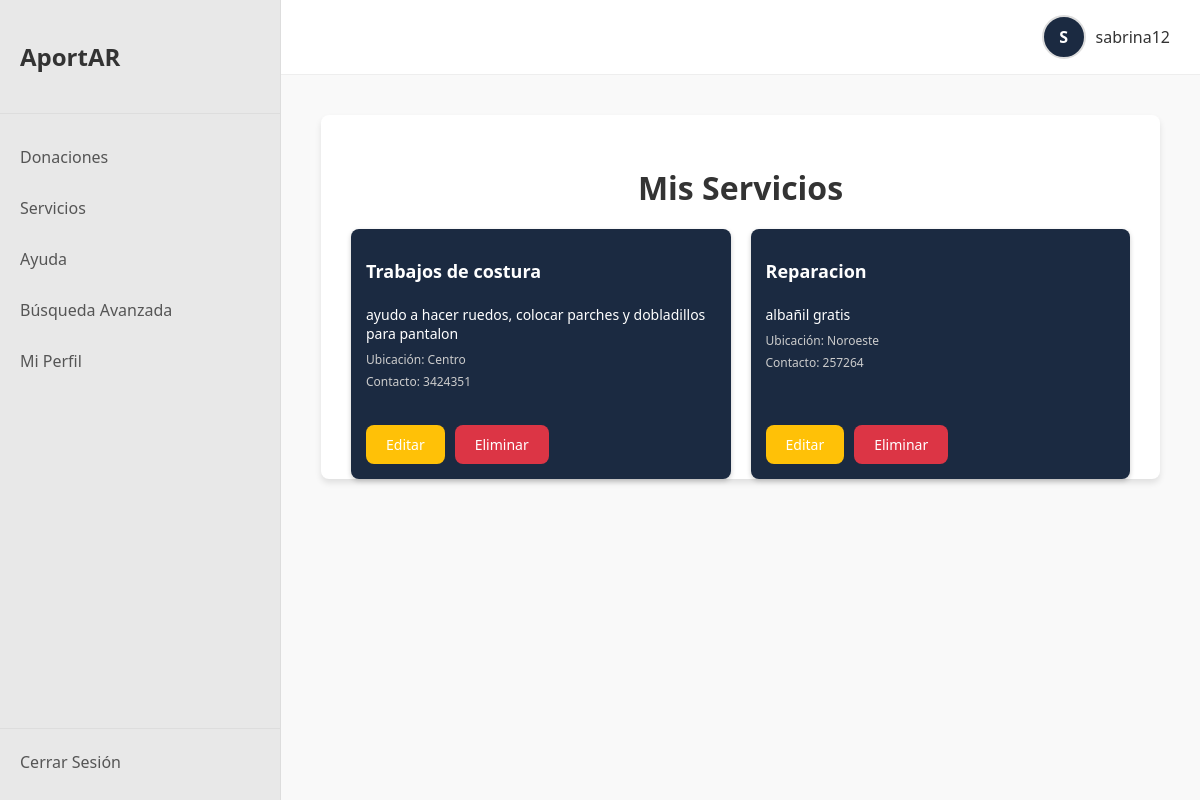
The page /servicios/ver (signed in) on the database its author committed.
### models/user.py (models this page shows, shortened)
class Servicio(db.Model):
    __tablename__ = 'servicios'
    id = db.Column(db.Integer, primary_key=True)
    titulo = db.Column(db.String(200), nullable=False)
    descripcion = db.Column(db.Text, nullable=False)
    ubicacion = db.Column(db.String(200), nullable=False)
    contacto = db.Column(db.String(200), nullable=False)
    imagen = db.Column(db.String(200), nullable=True)
    fecha_creacion = db.Column(db.DateTime, default=datetime.utcnow)
    user_id = db.Column(db.Integer, db.ForeignKey('users.id'), nullable=False)

### app.py (the view)
@app.route("/servicios/ver", methods=["GET"])
def ver_servicios():
    if 'user_id' not in session:
        return redirect(url_for('login'))
    user_id = session['user_id']
    servicios = Servicio.query.filter_by(user_id=user_id).all()
    return render_template('ver_servicios.html', servicios=servicios)

### templates/ver_servicios.html (shortened to what this page needs)
{% extends "base.html" %}
{% block head %}
    <link rel="stylesheet" href="{{ url_for('static', filename='ver_servicios.css') }}">
{% endblock %}
{% block content %}
<div class="content-list-container">
    <h1>Mis Servicios</h1>
    {% if servicios %}
        <div class="list-cards">
            {% for servicio in servicios %}
            <div class="card">
                <h2>{{ servicio.titulo }}</h2>
                <p>{{ servicio.descripcion }}</p>
                <small>Ubicación: {{ servicio.ubicacion }}</small>
                <small>Contacto: {{ servicio.contacto }}</small>
                <div class="card-actions">
                    <a href="{{ url_for('editar_servicio', id=servicio.id) }}" class="btn-edit">Editar</a>
                    <form action="{{ url_for('eliminar_servicio', id=servicio.id) }}" method="POST" onsubmit="return confirm('¿Estás seguro que quieres eliminar este servicio?');">
                        <button type="submit" class="btn-delete">Eliminar</button>
                    </form>
                </div>
            </div>
            {% endfor %}
        </div>
    {% else %}
        <p>Aún no has publicado ningún servicio.</p>
    {% endif %}
</div>
{% endblock %}

### static/style.css (style rules this page uses)
body { margin: 0; font-family: "Segoe UI", Tahoma, Geneva, Verdana, sans-serif; background-color: #f8f9fa; }
.btn, .btn-primary, .btn-secondary, .btn-edit, .btn-delete, .btn-add { all: unset; padding: 10px 20px; border: none; border-radius: 8px; cursor: pointer; font-size: 14px; text-align: center; text-decoration: none; display: inline-block; transition: background-color 0.2s; color: white; font-weight: 400; }
.btn-edit { background-color: #ffc107; }
.btn-delete { background-color: #dc3545; }
.form-container, .content-list-container { background: #fff; padding: 30px; border-radius: 8px; box-shadow: 0 4px 6px rgba(0, 0, 0, 0.1); }
.list-cards { display: grid; grid-template-columns: repeat(auto-fit, minmax(280px, 1fr)); gap: 20px; }
.card, .publicacion-global { background: #1b2a41; color: white; padding: 15px; border-radius: 8px; box-shadow: 0 2px 5px rgba(0, 0, 0, 0.2); display: flex; flex-direction: column; height: 100%; }
.card h2 { margin-bottom: 8px; font-size: 18px; }
.card p { margin-bottom: 8px; font-size: 14px; }
.card small { display: block; margin-bottom: 5px; font-size: 12px; color: #ccc; }
.card-actions { display: flex; gap: 10px; margin-top: auto; }

### static/ver_servicios.css (style rules this page uses)
.content-list-container { background: #fff; padding: 30px; border-radius: 8px; box-shadow: 0 4px 6px rgba(0, 0, 0, 0.1); }
.content-list-container h1 { text-align: center; color: #333; margin-bottom: 20px; }
.list-cards { display: grid; grid-template-columns: repeat(auto-fit, minmax(280px, 1fr)); gap: 20px; }
.card { background: #1b2a41; color: white; padding: 15px; border-radius: 8px; box-shadow: 0 2px 5px rgba(0, 0, 0, 0.2); display: flex; flex-direction: column; height: 100%; }
.card h2 { margin-bottom: 8px; font-size: 18px; }
.card p { margin-bottom: 8px; font-size: 14px; }
.card small { display: block; margin-bottom: 5px; font-size: 12px; color: #ccc; }
.card-actions { display: flex; gap: 10px; margin-top: auto; }

### rows shown on the page
Servicio: titulo "Trabajos de costura", descripcion "ayudo a hacer ruedos, colocar parches y dobladillos para pantalon", ubicacion "Centro", contacto "3424351"
Servicio: titulo "Reparacion", descripcion "albañil gratis", ubicacion "Noroeste", contacto "257264"

### other values the page prints
{{ session.username[0].upper() if session.username else 'U' }} "S"
{{ session.username if session.username else 'Usuario' }} "sabrina12"
